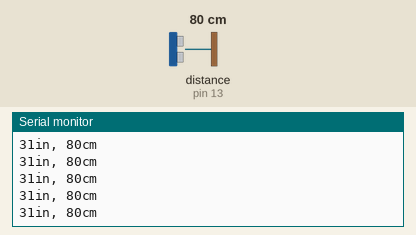
Recording of a sketch running on a simulated Arduino Uno, built with avr-gcc and run on an emulated ATmega328P. On the bench: the last lines printed to the serial monitor. Wiring (inferred from the names in the program): ultrasonic range finder: trigger pin 12; echo pin 13. The test bench sets the inputs (shaded band); at power-on: distance to the obstacle (sensor on pin 13) 80 cm. The echo pulse lasts 58.3 µs per cm.

Above: at 1.2 s.
1.3 s: distance to the obstacle (sensor on pin 13) set to 2 cm
At 1.38 s:
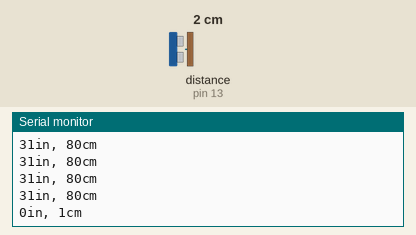
4.3 s: distance to the obstacle (sensor on pin 13) set to 4 cm
At 4.3 s:
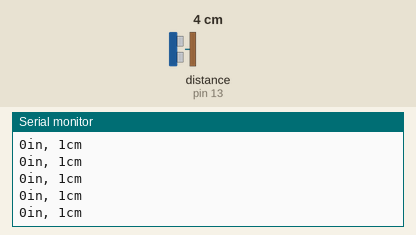
5.8 s: distance to the obstacle (sensor on pin 13) set to 35 cm
At 5.82 s:
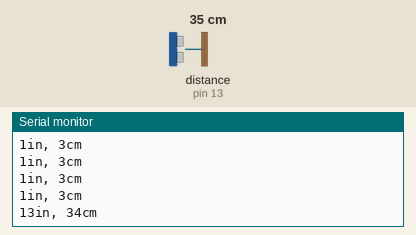
Timing chart, 0 to 8.8 s (numbered marks = the images above; inputs shaded):
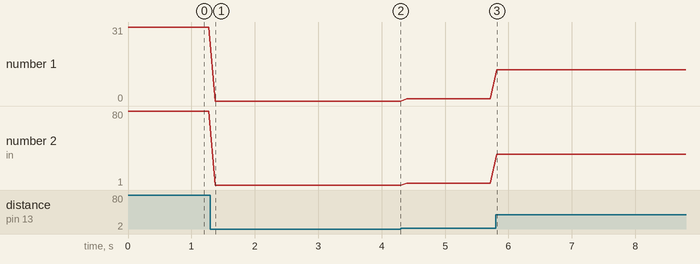

Measured:
- after the input at 1.3 s, the serial monitor: prints a new line after 0.07 s (image 1)
- after the input at 5.8 s, the serial monitor: prints a new line at once (image 3)
- plotted number 1: 31 → 0 after the input at 1.3 s, 1 → 13 after the input at 5.8 s
- plotted number 2: 80 → 1 after the input at 1.3 s, 1 → 3 after the input at 4.3 s, 3 → 34 after the input at 5.8 s

The sketch:

ultrasonic_sensor.ino
```cpp
// const int buzzer = 8;
// const int trig_pin = 9;
// const int echo_pin = 10;
// float timing = 0.0;
// float distance = 0.0;

// void setup()
// {
//   pinMode(echo_pin, INPUT);
//   pinMode(trig_pin, OUTPUT);
//   pinMode(buzzer, OUTPUT);

//   digitalWrite(trig_pin, LOW);
//   digitalWrite(buzzer, LOW);

//   Serial.begin(9600);
// }

// void loop()
// {
//   digitalWrite(trig_pin, LOW);
//   delay(2);

//   digitalWrite(trig_pin, HIGH);
//   delay(10);
//   digitalWrite(trig_pin, LOW);

//   timing = pulseIn(echo_pin, HIGH);
//   distance = (timing * 0.034) / 2;

//   Serial.print("Distance: ");
//   Serial.print(distance);
//   Serial.print("cm | ");
//   Serial.print(distance / 2.54);
//   Serial.println("in");


//   if (distance <= 50) {
//   	tone(buzzer, 500);
//   } else {
//   	noTone(buzzer);
//   }

//   delay(100);
// }
const int pingPin = 12; // Trigger Pin of Ultrasonic Sensor
const int echoPin = 13; // Echo Pin of Ultrasonic Sensor
void setup() {
   Serial.begin(9600); // Starting Serial Terminal
}
void loop() {
   long duration, inches, cm;
   pinMode(pingPin, OUTPUT);                              //Set which pin will be used for output
   digitalWrite(pingPin, LOW);                                //Ensure that the pin in low first
   delayMicroseconds(2);                                        //Introducing delay of 2 milliseconds
   digitalWrite(pingPin, HIGH);                               //Set which pin will be used for input
   delayMicroseconds(10);
   digitalWrite(pingPin, LOW);
   pinMode(echoPin, INPUT);
   duration = pulseIn(echoPin, HIGH);                  //Function for collecting the waves
   inches = microsecondsToInches(duration);
   cm = microsecondsToCentimeters(duration);
   Serial.print(inches);
   Serial.print("in, ");
   Serial.print(cm);
   Serial.print("cm");
   Serial.println();
   delay(100);
}
long microsecondsToInches(long microseconds) {
   return microseconds / 74 / 2;
}

long microsecondsToCentimeters(long microseconds) {
   return microseconds / 29 / 2;
}
```
